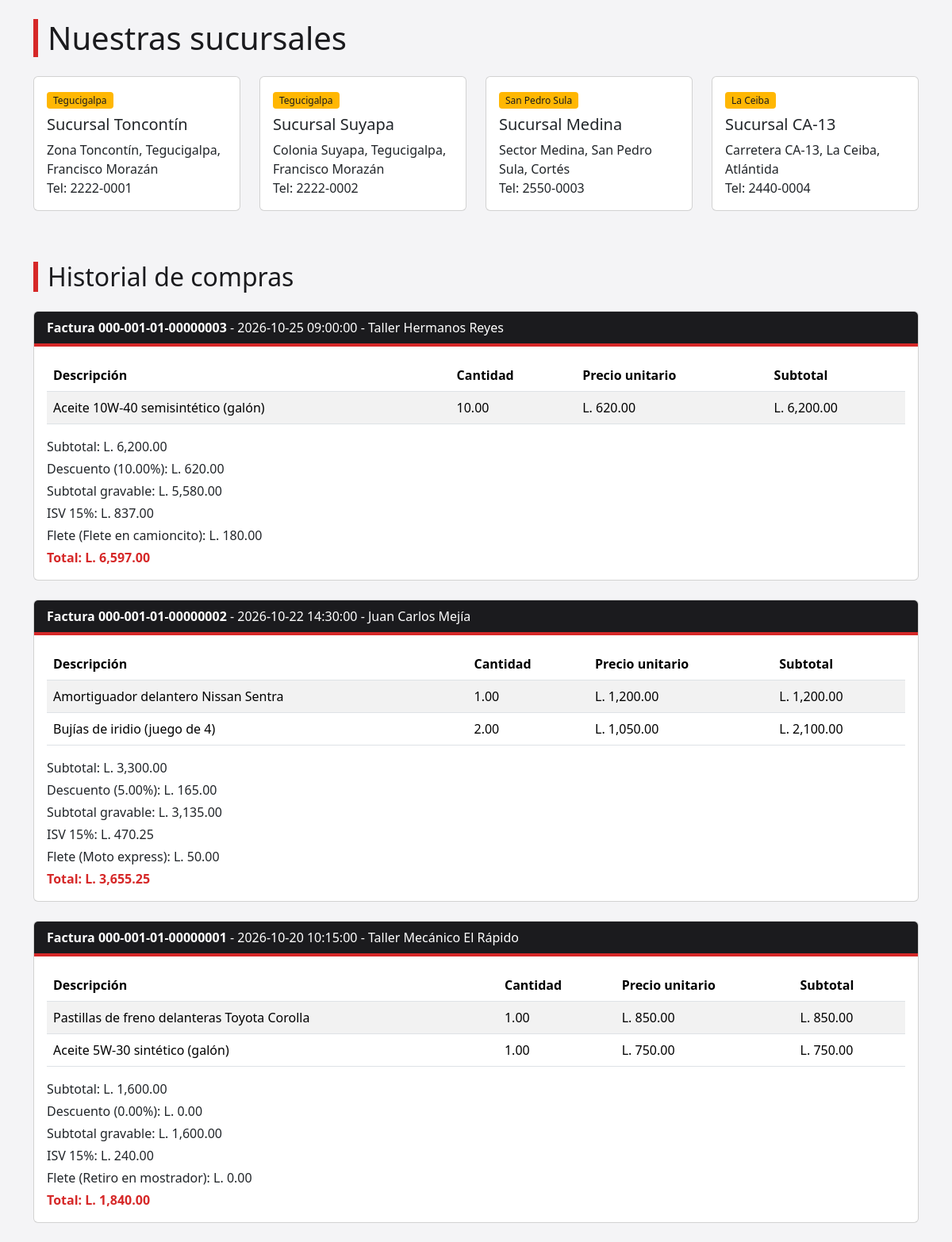
The app's page /sucursales.php with its own data.
### tables this page shows
CREATE TABLE sucursales (
    id_sucursal  INT AUTO_INCREMENT PRIMARY KEY,
    nombre       VARCHAR(80)  NOT NULL,
    ciudad       VARCHAR(60)  NOT NULL,
    direccion    VARCHAR(200) NOT NULL,
    telefono     VARCHAR(20)  NOT NULL
);

CREATE TABLE facturas (
    id_factura            INT AUTO_INCREMENT PRIMARY KEY,
    numero_factura        VARCHAR(20)   NOT NULL UNIQUE,
    fecha                 DATETIME      NOT NULL DEFAULT CURRENT_TIMESTAMP,
    cliente_nombre        VARCHAR(100)  NOT NULL,
    rtn                   VARCHAR(14)   NOT NULL,
    telefono              VARCHAR(8)    NOT NULL,
    modalidad_flete       VARCHAR(30)   NOT NULL,
    costo_flete           DECIMAL(10,2) NOT NULL DEFAULT 0.00,
    subtotal              DECIMAL(10,2) NOT NULL,
    porcentaje_descuento  DECIMAL(5,2)  NOT NULL DEFAULT 0.00,
    monto_descuento       DECIMAL(10,2) NOT NULL DEFAULT 0.00,
    isv                   DECIMAL(10,2) NOT NULL,
    total                 DECIMAL(10,2) NOT NULL
);

CREATE TABLE detalle_factura (
    id_detalle       INT AUTO_INCREMENT PRIMARY KEY,
    id_factura       INT           NOT NULL,
    id_repuesto      INT           NULL,
    descripcion      VARCHAR(120)  NOT NULL,
    cantidad         DECIMAL(10,2) NOT NULL,
    precio_unitario  DECIMAL(10,2) NOT NULL,
    subtotal         DECIMAL(10,2) NOT NULL,
    CONSTRAINT fk_detalle_facturas
        FOREIGN KEY (id_factura) REFERENCES facturas(id_factura)
        ON UPDATE CASCADE ON DELETE CASCADE,
    CONSTRAINT fk_detalle_repuestos
        FOREIGN KEY (id_repuesto) REFERENCES repuestos(id_repuesto)
        ON UPDATE CASCADE ON DELETE SET NULL
);

### config/conexion.php (called while the page is built)
<?php
class Conexion {
    public function obtener() {
        $servidor = 'localhost';
        $base = 'repuestos_don_pancho';
        $usuario = 'root';
        $clave = '';
        try {
            $pdo = new PDO("mysql:host=$servidor;dbname=$base;charset=utf8mb4", $usuario, $clave);
            $pdo->setAttribute(PDO::ATTR_ERRMODE, PDO::ERRMODE_EXCEPTION);
            $pdo->setAttribute(PDO::ATTR_DEFAULT_FETCH_MODE, PDO::FETCH_ASSOC);
            return $pdo;
        } catch (PDOException $e) {
            die('Error de conexión: ' . $e->getMessage());
        }
    }
}

### clases/sucursal.php (called while the page is built)
<?php
require_once 'config/conexion.php';
class Sucursal {
    private $pdo;
    public function __construct() {
        $conexion = new Conexion();
        $this->pdo = $conexion->obtener();
    }
    public function listar() {
        $consulta = $this->pdo->query('SELECT * FROM sucursales ORDER BY id_sucursal');
        return $consulta->fetchAll();
    }
}

### clases/historial.php (called while the page is built)
<?php
require_once 'config/conexion.php';
class Historial {
    private $pdo;
    public function __construct() {
        $conexion = new Conexion();
        $this->pdo = $conexion->obtener();
    }
    public function listar() {
        $consulta = $this->pdo->query('SELECT * FROM facturas ORDER BY fecha DESC');
        $facturas = $consulta->fetchAll();
        foreach ($facturas as $i => $factura) {
            $sql = 'SELECT * FROM detalle_factura WHERE id_factura = ?';
            $detalle = $this->pdo->prepare($sql);
            $detalle->execute([$factura['id_factura']]);
            $facturas[$i]['detalle'] = $detalle->fetchAll();
        }
        return $facturas;
    }
}

### sucursales.php (the view, shortened to what this page needs)
<?php
require_once 'clases/sucursal.php';
require_once 'clases/historial.php';
$sucursal = new Sucursal();
$sucursales = $sucursal->listar();
$historial = new Historial();
$facturas = $historial->listar();
include 'includes/head.php';
?>
<div class="container my-4">
    <h1 class="titulo-seccion">Nuestras sucursales</h1>
    <div class="row">
        <?php foreach ($sucursales as $s) { ?>
            <div class="col-md-6 col-lg-3 mb-3">
                <div class="card h-100">
                    <div class="card-body">
                        <span class="etiqueta"><?php echo $s['ciudad']; ?></span>
                        <h5 class="card-title mt-2"><?php echo $s['nombre']; ?></h5>
                        <p class="card-text">
                            <?php echo $s['direccion']; ?><br>
                            Tel: <?php echo $s['telefono']; ?>
                        </p>
                    </div>
                </div>
            </div>
        <?php } ?>
    </div>
    <h2 class="titulo-seccion mt-5">Historial de compras</h2>
    <?php foreach ($facturas as $f) { ?>
        <div class="card mb-4">
            <div class="card-header barra-oscura text-white">
                <strong>Factura <?php echo $f['numero_factura']; ?></strong>
                - <?php echo $f['fecha']; ?>
                - <?php echo htmlspecialchars($f['cliente_nombre']); ?>
            </div>
            <div class="card-body">
                <table class="table table-striped table-hover">
                    <thead>
                        <tr>
                            <th>Descripción</th>
                            <th>Cantidad</th>
                            <th>Precio unitario</th>
                            <th>Subtotal</th>
                        </tr>
                    </thead>
                    <tbody>
                        <?php foreach ($f['detalle'] as $d) { ?>
                            <tr>
                                <td><?php echo htmlspecialchars($d['descripcion']); ?></td>
                                <td><?php echo $d['cantidad']; ?></td>
                                <td>L. <?php echo number_format($d['precio_unitario'], 2); ?></td>
                                <td>L. <?php echo number_format($d['subtotal'], 2); ?></td>
                            </tr>
                        <?php } ?>
                    </tbody>
                </table>
                <p class="mb-1">Subtotal: L. <?php echo number_format($f['subtotal'], 2); ?></p>
                <p class="mb-1">Descuento (<?php echo $f['porcentaje_descuento']; ?>%): L. <?php echo number_format($f['monto_descuento'], 2); ?></p>
                <p class="mb-1">Subtotal gravable: L. <?php echo number_format($f['subtotal'] - $f['monto_descuento'], 2); ?></p>
                <p class="mb-1">ISV 15%: L. <?php echo number_format($f['isv'], 2); ?></p>
                <p class="mb-1">Flete (<?php echo $f['modalidad_flete']; ?>): L. <?php echo number_format($f['costo_flete'], 2); ?></p>
                <p class="precio mb-0">Total: L. <?php echo number_format($f['total'], 2); ?></p>
            </div>
        </div>
    <?php } ?>
</div>
<?php
include 'includes/scripts.php';
?>

### css/general.css (style rules this page uses)
:root { --carbon: #1B1B1E; --rojo: #D62828; --rojo-oscuro: #A71D1D; --ambar: #FFB703; --gris-acero: #495057; --fondo: #F4F4F6; }
body { background-color: var(--fondo); color: var(--carbon); }
.barra-oscura { background-color: var(--carbon); border-bottom: 4px solid var(--rojo); }
.titulo-seccion { border-left: 6px solid var(--rojo); padding-left: 12px; margin-bottom: 24px; }
.precio { color: var(--rojo); font-weight: bold; }
.etiqueta { background-color: var(--ambar); color: var(--carbon); font-size: 12px; padding: 2px 8px; border-radius: 4px; }

### records on screen
sucursales: ciudad "Tegucigalpa", nombre "Sucursal Toncontín", direccion "Zona Toncontín, Tegucigalpa, Francisco Morazán", telefono "2222-0001"
sucursales: ciudad "Tegucigalpa", nombre "Sucursal Suyapa", direccion "Colonia Suyapa, Tegucigalpa, Francisco Morazán", telefono "2222-0002"
sucursales: ciudad "San Pedro Sula", nombre "Sucursal Medina", direccion "Sector Medina, San Pedro Sula, Cortés", telefono "2550-0003"
sucursales: ciudad "La Ceiba", nombre "Sucursal CA-13", direccion "Carretera CA-13, La Ceiba, Atlántida", telefono "2440-0004"
facturas: numero_factura "000-001-01-00000003", fecha "2026-10-25 09:00:00", cliente_nombre "Taller Hermanos Reyes", subtotal "6,200.00", porcentaje_descuento "10.00", monto_descuento "620.00", $f['subtotal'] - $f['monto_descuento'] "5,580.00", isv "837.00", modalidad_flete "Flete en camioncito", costo_flete "180.00", total "6,597.00"
detalle_factura: descripcion "Aceite 10W-40 semisintético (galón)", cantidad "10.00", precio_unitario "620.00", subtotal "6,200.00"
facturas: numero_factura "000-001-01-00000002", fecha "2026-10-22 14:30:00", cliente_nombre "Juan Carlos Mejía", subtotal "3,300.00", porcentaje_descuento "5.00", monto_descuento "165.00", $f['subtotal'] - $f['monto_descuento'] "3,135.00", isv "470.25", modalidad_flete "Moto express", costo_flete "50.00", total "3,655.25"
detalle_factura: descripcion "Amortiguador delantero Nissan Sentra", cantidad "1.00", precio_unitario "1,200.00", subtotal "1,200.00"
detalle_factura: descripcion "Bujías de iridio (juego de 4)", cantidad "2.00", precio_unitario "1,050.00", subtotal "2,100.00"
facturas: numero_factura "000-001-01-00000001", fecha "2026-10-20 10:15:00", cliente_nombre "Taller Mecánico El Rápido", subtotal "1,600.00", porcentaje_descuento "0.00", monto_descuento "0.00", $f['subtotal'] - $f['monto_descuento'] "1,600.00", isv "240.00", modalidad_flete "Retiro en mostrador", costo_flete "0.00", total "1,840.00"
detalle_factura: descripcion "Pastillas de freno delanteras Toyota Corolla", cantidad "1.00", precio_unitario "850.00", subtotal "850.00"
detalle_factura: descripcion "Aceite 5W-30 sintético (galón)", cantidad "1.00", precio_unitario "750.00", subtotal "750.00"
